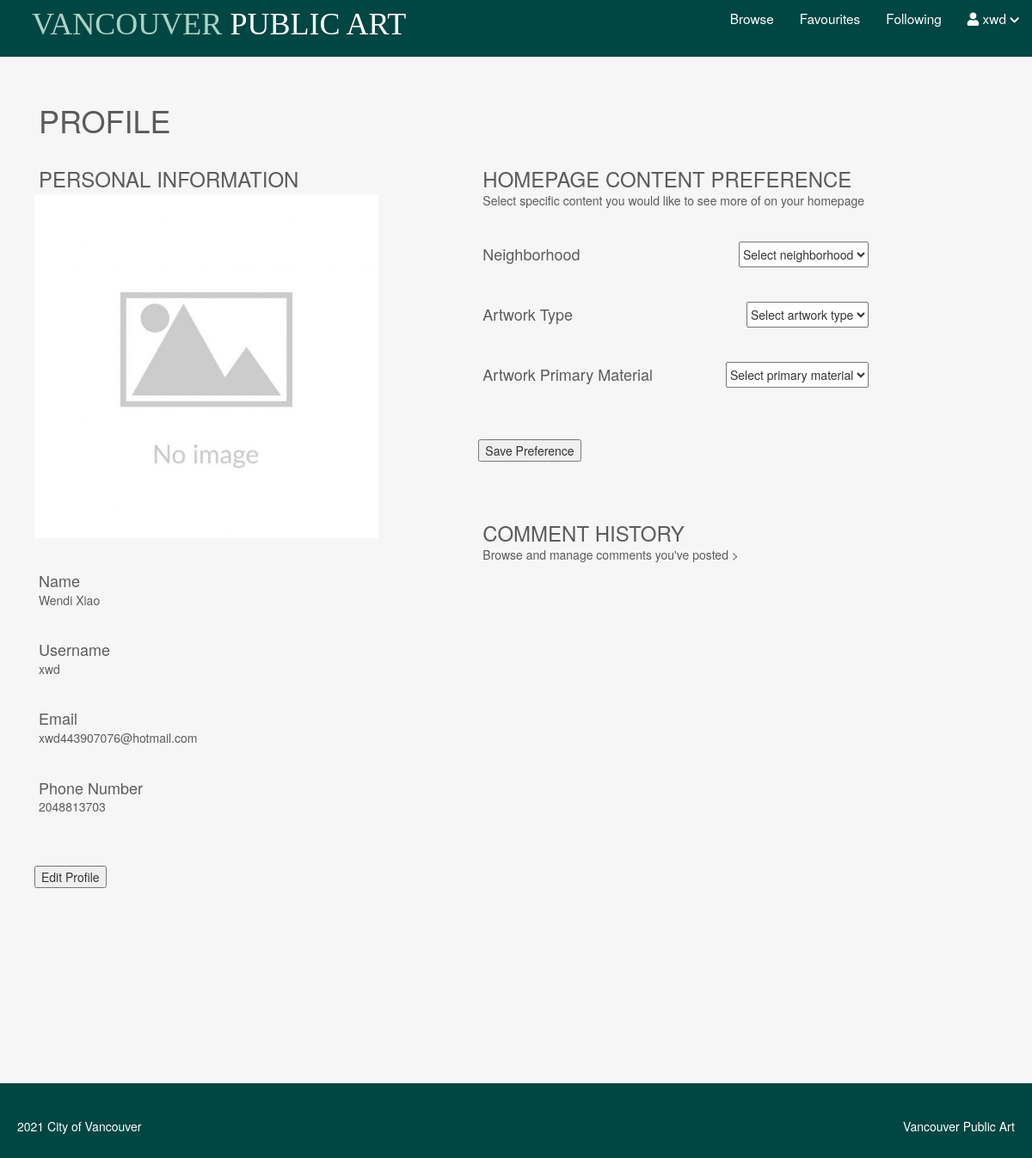
The page /public/member/profile.php (signed in) on the database its author committed.
### tables this page shows
CREATE TABLE `member` (
  `userID` int(4) NOT NULL,
  `username` varchar(30) NOT NULL,
  `password` varchar(500) NOT NULL,
  `name` varchar(50) NOT NULL,
  `phoneNumber` int(10) NOT NULL,
  `profilePhoto` blob NOT NULL,
  `email` varchar(500) NOT NULL
);

### private/controller/userProfile.php (called while the page is built, shortened)
<?php
$table = 'member';
if (isset($_SESSION['userID'])) {
    $userid = $_SESSION['userID'];
    $user = selectOneByOneTable($table, ['userID' => $userid]);
    $name = $user['name'];
    $username = $user['username'];
    $email = $user['email'];
    $phoneNumber = $user['phoneNumber'];
}

### private/database/db.php (called while the page is built, shortened)
<?php
require('db_connect.php');
function executeQuery($sql, $data)
{
    global $conn;
    $stmt = $conn->prepare($sql);
    $values = array_values($data);
    $types = str_repeat('s', count($values));
    $stmt->bind_param($types, ...$values);
    $stmt->execute();
    return $stmt;
}
function selectOneByOneTable($table, $conditions)
{
    $sql = "SELECT * FROM $table";
    $i = 0;
    foreach ($conditions as $key => $value) {
        if ($i === 0) {
            $sql = $sql . " WHERE $key=?";
        } else {
            $sql = $sql . " AND $key=?";
        }
        $i++;
    }
    $sql = $sql . " LIMIT 1";
    $stmt = executeQuery($sql, $conditions);
    $records = $stmt->get_result()->fetch_assoc();
    return $records;
}

### public/member/profile.php (the view, shortened to what this page needs)
<?php include('../../private/initialize.php');
include("../../private/database/db.php");
include("../../private/controller/userProfile.php");
?>
<!DOCTYPE html>
<html lang="en">
<head>
    <link rel="stylesheet" href="https://code.jquery.com/ui/1.9.2/themes/base/jquery-ui.css">
    <link rel="stylesheet" href="https://maxcdn.bootstrapcdn.com/bootstrap/3.4.1/css/bootstrap.min.css">
    <link rel="stylesheet" href="https://use.fontawesome.com/releases/v5.7.2/css/all.css">
</head>
<body>
    <?php include(INCLUDE_PATH . '/header.php'); ?>
    <div class="profile-container">
        <h1>PROFILE</h1>
        <div class="profile-box">
            <div class="left-side">
                <h3>PERSONAL INFORMATION</h3>
                <div class="imgBox">
                    <img src="../Assets/img/1.jpg" alt="">
                </div>
                <div class="detail-box">
                    <h4>Name</h4>
                    <h5><?php echo $name ?></h5>
                </div>
                <div class="detail-box">
                    <h4>Username</h4>
                    <h5><?php echo $username ?></h5>
                </div>
                <div class="detail-box">
                    <h4>Email</h4>
                    <h5><?php echo $email ?></h5>
                </div>
                <div class="detail-box">
                    <h4>Phone Number</h4>
                    <h5><?php echo $phoneNumber ?></h5>
                </div>
            </div>
            <div class="right-side">
                <h3>HOMEPAGE CONTENT PREFERENCE</h3>
                <h5>Select specific content you would like to see more of on your homepage</h5>
                <div class="detail-box1">
                    <h4>Neighborhood</h4>
                    <select name="" id="">
                        <option value="">Select neighborhood</option>
                    </select>
                </div>
                <div class="detail-box1">
                    <h4>Artwork Type</h4>
                    <select name="" id="">
                        <option value="">Select artwork type</option>
                    </select>
                </div>
                <div class="detail-box1">
                    <h4>Artwork Primary Material</h4>
                    <select name="" id="">
                        <option value="">Select primary material</option>
                    </select>
                </div>
                <button class="savePreBtn">Save Preference</button>
                <div class="historyBox">
                    <h3>COMMENT HISTORY</h3>
                    <a href="commentHistory.php">
                        <h5>Browse and manage comments you've posted ></h5>
                    </a>
                </div>
            </div>
        </div>
        <button class="editBtn"><a href="editProfile.php?userID=<?php echo $userid ?>">Edit Profile</a></button>
    </div>
    <?php include(INCLUDE_PATH . '/footer.php'); ?>
</body>
</html>

### rows shown on the page
member: name "Wendi Xiao", username "xwd", email "xwd443907076@hotmail.com", phoneNumber "2048813703"

### other values the page prints
$_SESSION['username'] "xwd"
